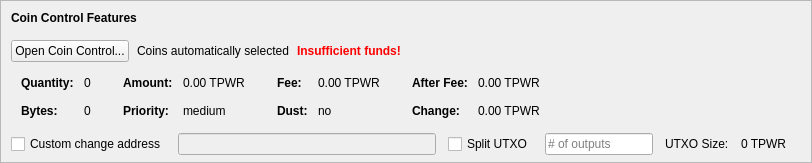
    <widget class="QFrame" name="frameCoinControl">
     <property name="sizePolicy">
      <sizepolicy hsizetype="Expanding" vsizetype="Expanding">
       <horstretch>0</horstretch>
       <verstretch>0</verstretch>
      </sizepolicy>
     </property>
     <property name="maximumSize">
      <size>
       <width>16777215</width>
       <height>16777215</height>
      </size>
     </property>
     <property name="frameShape">
      <enum>QFrame::StyledPanel</enum>
     </property>
     <property name="frameShadow">
      <enum>QFrame::Sunken</enum>
     </property>
     <layout class="QVBoxLayout" name="verticalLayoutCoinControl2">
      <property name="spacing">
       <number>0</number>
      </property>
      <property name="leftMargin">
       <number>0</number>
      </property>
      <property name="topMargin">
       <number>0</number>
      </property>
      <property name="rightMargin">
       <number>0</number>
      </property>
      <property name="bottomMargin">
       <number>6</number>
      </property>
      <item>
       <layout class="QVBoxLayout" name="verticalLayoutCoinControl" stretch="0,0,0,0,1">
        <property name="spacing">
         <number>0</number>
        </property>
        <property name="leftMargin">
         <number>10</number>
        </property>
        <property name="topMargin">
         <number>10</number>
        </property>
        <item>
         <layout class="QHBoxLayout" name="horizontalLayoutCoinControl1">
          <property name="bottomMargin">
           <number>15</number>
          </property>
          <item>
           <widget class="QLabel" name="labelCoinControlFeatures">
            <property name="sizePolicy">
             <sizepolicy hsizetype="Preferred" vsizetype="Maximum">
              <horstretch>0</horstretch>
              <verstretch>0</verstretch>
             </sizepolicy>
            </property>
            <property name="font">
             <font>
              <weight>75</weight>
              <bold>true</bold>
             </font>
            </property>
            <property name="styleSheet">
             <string notr="true">font-weight:bold;</string>
            </property>
            <property name="text">
             <string>Coin Control Features</string>
            </property>
           </widget>
          </item>
         </layout>
        </item>
        <item>
         <layout class="QHBoxLayout" name="horizontalLayoutCoinControl2" stretch="0,0,0,0">
          <property name="spacing">
           <number>8</number>
          </property>
          <property name="bottomMargin">
           <number>10</number>
          </property>
          <item>
           <widget class="QPushButton" name="pushButtonCoinControl">
            <property name="styleSheet">
             <string notr="true"/>
            </property>
            <property name="text">
             <string>Open Coin Control...</string>
            </property>
            <property name="autoDefault">
             <bool>false</bool>
            </property>
           </widget>
          </item>
          <item>
           <widget class="QLabel" name="labelCoinControlAutomaticallySelected">
            <property name="text">
             <string>Coins automatically selected</string>
            </property>
            <property name="margin">
             <number>5</number>
            </property>
           </widget>
          </item>
          <item>
           <widget class="QLabel" name="labelCoinControlInsuffFunds">
            <property name="font">
             <font>
              <weight>75</weight>
              <bold>true</bold>
             </font>
            </property>
            <property name="styleSheet">
             <string notr="true">color:red;font-weight:bold;</string>
            </property>
            <property name="text">
             <string>Insufficient funds!</string>
            </property>
            <property name="margin">
             <number>5</number>
            </property>
           </widget>
          </item>
          <item>
           <spacer name="horizontalSpacerCoinControl">
            <property name="orientation">
             <enum>Qt::Horizontal</enum>
            </property>
            <property name="sizeHint" stdset="0">
             <size>
              <width>40</width>
              <height>1</height>
             </size>
            </property>
           </spacer>
          </item>
         </layout>
        </item>
        <item>
         <widget class="QWidget" name="widgetCoinControl" native="true">
          <property name="sizePolicy">
           <sizepolicy hsizetype="Preferred" vsizetype="Preferred">
            <horstretch>0</horstretch>
            <verstretch>0</verstretch>
           </sizepolicy>
          </property>
          <property name="minimumSize">
           <size>
            <width>0</width>
            <height>0</height>
           </size>
          </property>
          <property name="styleSheet">
           <string notr="true"/>
          </property>
          <layout class="QHBoxLayout" name="horizontalLayoutCoinControl5">
           <property name="leftMargin">
            <number>0</number>
           </property>
           <property name="topMargin">
            <number>0</number>
           </property>
           <property name="rightMargin">
            <number>0</number>
           </property>
           <property name="bottomMargin">
            <number>0</number>
           </property>
           <item>
            <layout class="QHBoxLayout" name="horizontalLayoutCoinControl3" stretch="0,0,0,1">
             <property name="spacing">
              <number>20</number>
             </property>
             <property name="topMargin">
              <number>0</number>
             </property>
             <property name="bottomMargin">
              <number>10</number>
             </property>
             <item>
              <layout class="QFormLayout" name="formLayoutCoinControl1">
               <property name="horizontalSpacing">
                <number>10</number>
               </property>
               <property name="verticalSpacing">
                <number>14</number>
               </property>
               <property name="leftMargin">
                <number>10</number>
               </property>
               <property name="topMargin">
                <number>4</number>
               </property>
               <property name="rightMargin">
                <number>6</number>
               </property>
               <item row="0" column="0">
                <widget class="QLabel" name="labelCoinControlQuantityText">
                 <property name="font">
                  <font>
                   <weight>75</weight>
                   <bold>true</bold>
                  </font>
                 </property>
                 <property name="text">
                  <string>Quantity:</string>
                 </property>
                 <property name="margin">
                  <number>0</number>
                 </property>
                </widget>
               </item>
               <item row="0" column="1">
                <widget class="QLabel" name="labelCoinControlQuantity">
                 <property name="cursor">
                  <cursorShape>IBeamCursor</cursorShape>
                 </property>
                 <property name="contextMenuPolicy">
                  <enum>Qt::ActionsContextMenu</enum>
                 </property>
                 <property name="text">
                  <string notr="true">0</string>
                 </property>
                 <property name="margin">
                  <number>0</number>
                 </property>
                 <property name="textInteractionFlags">
                  <set>Qt::LinksAccessibleByMouse|Qt::TextSelectableByKeyboard|Qt::TextSelectableByMouse</set>
                 </property>
                </widget>
               </item>
               <item row="1" column="0">
                <widget class="QLabel" name="labelCoinControlBytesText">
                 <property name="font">
                  <font>
                   <weight>75</weight>
                   <bold>true</bold>
                  </font>
                 </property>
                 <property name="text">
                  <string>Bytes:</string>
                 </property>
                </widget>
               </item>
               <item row="1" column="1">
                <widget class="QLabel" name="labelCoinControlBytes">
                 <property name="cursor">
                  <cursorShape>IBeamCursor</cursorShape>
                 </property>
                 <property name="contextMenuPolicy">
                  <enum>Qt::ActionsContextMenu</enum>
                 </property>
                 <property name="text">
                  <string notr="true">0</string>
                 </property>
                 <property name="textInteractionFlags">
                  <set>Qt::LinksAccessibleByMouse|Qt::TextSelectableByKeyboard|Qt::TextSelectableByMouse</set>
                 </property>
                </widget>
               </item>
              </layout>
             </item>
             <item>
              <layout class="QFormLayout" name="formLayoutCoinControl2">
               <property name="horizontalSpacing">
                <number>10</number>
               </property>
               <property name="verticalSpacing">
                <number>14</number>
               </property>
               <property name="leftMargin">
                <number>6</number>
               </property>
               <property name="topMargin">
                <number>4</number>
               </property>
               <property name="rightMargin">
                <number>6</number>
               </property>
               <item row="0" column="0">
                <widget class="QLabel" name="labelCoinControlAmountText">
                 <property name="font">
                  <font>
                   <weight>75</weight>
                   <bold>true</bold>
                  </font>
                 </property>
                 <property name="text">
                  <string>Amount:</string>
                 </property>
                 <property name="margin">
                  <number>0</number>
                 </property>
                </widget>
               </item>
               <item row="0" column="1">
                <widget class="QLabel" name="labelCoinControlAmount">
                 <property name="cursor">
                  <cursorShape>IBeamCursor</cursorShape>
                 </property>
                 <property name="contextMenuPolicy">
                  <enum>Qt::ActionsContextMenu</enum>
                 </property>
                 <property name="text">
                  <string notr="true">0.00 TPWR</string>
                 </property>
                 <property name="textInteractionFlags">
                  <set>Qt::LinksAccessibleByMouse|Qt::TextSelectableByKeyboard|Qt::TextSelectableByMouse</set>
                 </property>
                </widget>
               </item>
               <item row="1" column="0">
                <widget class="QLabel" name="labelCoinControlPriorityText">
                 <property name="font">
                  <font>
                   <weight>75</weight>
                   <bold>true</bold>
                  </font>
                 </property>
                 <property name="text">
                  <string>Priority:</string>
                 </property>
                </widget>
               </item>
               <item row="1" column="1">
                <widget class="QLabel" name="labelCoinControlPriority">
                 <property name="cursor">
                  <cursorShape>IBeamCursor</cursorShape>
                 </property>
                 <property name="contextMenuPolicy">
                  <enum>Qt::ActionsContextMenu</enum>
                 </property>
                 <property name="text">
                  <string>medium</string>
                 </property>
                 <property name="textInteractionFlags">
                  <set>Qt::LinksAccessibleByMouse|Qt::TextSelectableByKeyboard|Qt::TextSelectableByMouse</set>
                 </property>
                </widget>
               </item>
              </layout>
             </item>
             <item>
              <layout class="QFormLayout" name="formLayoutCoinControl3">
               <property name="horizontalSpacing">
                <number>10</number>
               </property>
               <property name="verticalSpacing">
                <number>14</number>
               </property>
               <property name="leftMargin">
                <number>6</number>
               </property>
               <property name="topMargin">
                <number>4</number>
               </property>
               <property name="rightMargin">
                <number>6</number>
               </property>
               <item row="0" column="0">
                <widget class="QLabel" name="labelCoinControlFeeText">
                 <property name="font">
                  <font>
                   <weight>75</weight>
                   <bold>true</bold>
                  </font>
                 </property>
                 <property name="text">
                  <string>Fee:</string>
                 </property>
                 <property name="margin">
                  <number>0</number>
                 </property>
                </widget>
               </item>
               <item row="0" column="1">
                <widget class="QLabel" name="labelCoinControlFee">
                 <property name="cursor">
                  <cursorShape>IBeamCursor</cursorShape>
                 </property>
                 <property name="contextMenuPolicy">
                  <enum>Qt::ActionsContextMenu</enum>
                 </property>
                 <property name="text">
                  <string notr="true">0.00 TPWR</string>
                 </property>
                 <property name="textInteractionFlags">
                  <set>Qt::LinksAccessibleByMouse|Qt::TextSelectableByKeyboard|Qt::TextSelectableByMouse</set>
                 </property>
                </widget>
               </item>
               <item row="1" column="0">
                <widget class="QLabel" name="labelCoinControlLowOutputText">
                 <property name="font">
                  <font>
                   <weight>75</weight>
                   <bold>true</bold>
                  </font>
                 </property>
                 <property name="text">
                  <string>Dust:</string>
                 </property>
                </widget>
               </item>
               <item row="1" column="1">
                <widget class="QLabel" name="labelCoinControlLowOutput">
                 <property name="cursor">
                  <cursorShape>IBeamCursor</cursorShape>
                 </property>
                 <property name="contextMenuPolicy">
                  <enum>Qt::ActionsContextMenu</enum>
                 </property>
                 <property name="text">
                  <string>no</string>
                 </property>
                 <property name="textInteractionFlags">
                  <set>Qt::LinksAccessibleByMouse|Qt::TextSelectableByKeyboard|Qt::TextSelectableByMouse</set>
                 </property>
                </widget>
               </item>
              </layout>
             </item>
             <item>
              <layout class="QFormLayout" name="formLayoutCoinControl4">
               <property name="horizontalSpacing">
                <number>10</number>
               </property>
               <property name="verticalSpacing">
                <number>14</number>
               </property>
               <property name="leftMargin">
                <number>6</number>
               </property>
               <property name="topMargin">
                <number>4</number>
               </property>
               <property name="rightMargin">
                <number>6</number>
               </property>
               <item row="0" column="0">
                <widget class="QLabel" name="labelCoinControlAfterFeeText">
                 <property name="font">
                  <font>
                   <weight>75</weight>
                   <bold>true</bold>
                  </font>
                 </property>
                 <property name="text">
                  <string>After Fee:</string>
                 </property>
                 <property name="margin">
                  <number>0</number>
                 </property>
                </widget>
               </item>
               <item row="0" column="1">
                <widget class="QLabel" name="labelCoinControlAfterFee">
                 <property name="cursor">
                  <cursorShape>IBeamCursor</cursorShape>
                 </property>
                 <property name="contextMenuPolicy">
                  <enum>Qt::ActionsContextMenu</enum>
                 </property>
                 <property name="text">
                  <string notr="true">0.00 TPWR</string>
                 </property>
                 <property name="textInteractionFlags">
                  <set>Qt::LinksAccessibleByMouse|Qt::TextSelectableByKeyboard|Qt::TextSelectableByMouse</set>
                 </property>
                </widget>
               </item>
               <item row="1" column="0">
                <widget class="QLabel" name="labelCoinControlChangeText">
                 <property name="font">
                  <font>
                   <weight>75</weight>
                   <bold>true</bold>
                  </font>
                 </property>
                 <property name="text">
                  <string>Change:</string>
                 </property>
                </widget>
               </item>
               <item row="1" column="1">
                <widget class="QLabel" name="labelCoinControlChange">
                 <property name="cursor">
                  <cursorShape>IBeamCursor</cursorShape>
                 </property>
                 <property name="contextMenuPolicy">
                  <enum>Qt::ActionsContextMenu</enum>
                 </property>
                 <property name="text">
                  <string notr="true">0.00 TPWR</string>
                 </property>
                 <property name="textInteractionFlags">
                  <set>Qt::LinksAccessibleByMouse|Qt::TextSelectableByKeyboard|Qt::TextSelectableByMouse</set>
                 </property>
                </widget>
               </item>
              </layout>
             </item>
            </layout>
           </item>
          </layout>
         </widget>
        </item>
        <item>
         <layout class="QHBoxLayout" name="horizontalLayoutCoinControl4" stretch="0,0,0,0,0,0,0">
          <property name="spacing">
           <number>12</number>
          </property>
          <property name="sizeConstraint">
           <enum>QLayout::SetDefaultConstraint</enum>
          </property>
          <property name="topMargin">
           <number>5</number>
          </property>
          <property name="rightMargin">
           <number>5</number>
          </property>
          <item>
           <widget class="QCheckBox" name="checkBoxCoinControlChange">
            <property name="toolTip">
             <string>If this is activated, but the change address is empty or invalid, change will be sent to a newly generated address.</string>
            </property>
            <property name="text">
             <string>Custom change address</string>
            </property>
           </widget>
          </item>
          <item>
           <widget class="QValidatedLineEdit" name="lineEditCoinControlChange">
            <property name="enabled">
             <bool>false</bool>
            </property>
            <property name="sizePolicy">
             <sizepolicy hsizetype="Expanding" vsizetype="Fixed">
              <horstretch>0</horstretch>
              <verstretch>0</verstretch>
             </sizepolicy>
            </property>
           </widget>
          </item>
          <item>
           <widget class="QCheckBox" name="splitBlockCheckBox">
            <property name="text">
             <string>Split UTXO</string>
            </property>
           </widget>
          </item>
          <item>
           <widget class="QLineEdit" name="splitBlockLineEdit">
            <property name="sizePolicy">
             <sizepolicy hsizetype="Fixed" vsizetype="Fixed">
              <horstretch>50</horstretch>
              <verstretch>0</verstretch>
             </sizepolicy>
            </property>
            <property name="placeholderText">
             <string># of outputs</string>
            </property>
           </widget>
          </item>
          <item>
           <widget class="QLabel" name="labelBlockSizeText">
            <property name="text">
             <string>UTXO Size:</string>
            </property>
           </widget>
          </item>
          <item>
           <widget class="QLabel" name="labelBlockSize">
            <property name="text">
             <string>0 TPWR</string>
            </property>
           </widget>
          </item>
          <item>
           <widget class="QLabel" name="labelCoinControlChangeLabel">
            <property name="sizePolicy">
             <sizepolicy hsizetype="Preferred" vsizetype="Expanding">
              <horstretch>0</horstretch>
              <verstretch>0</verstretch>
             </sizepolicy>
            </property>
            <property name="minimumSize">
             <size>
              <width>0</width>
              <height>0</height>
             </size>
            </property>
            <property name="text">
             <string/>
            </property>
            <property name="margin">
             <number>3</number>
            </property>
           </widget>
          </item>
         </layout>
        </item>
        <item>
         <spacer name="verticalSpacerCoinControl">
          <property name="orientation">
           <enum>Qt::Vertical</enum>
          </property>
          <property name="sizeHint" stdset="0">
           <size>
            <width>800</width>
            <height>1</height>
           </size>
          </property>
         </spacer>
        </item>
       </layout>
      </item>
     </layout>
    </widget>
